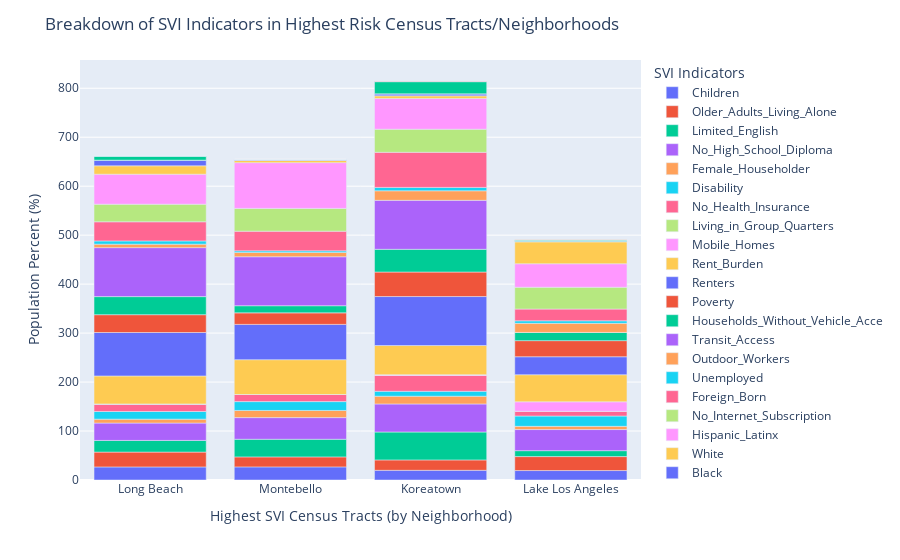

The notebook cell saved with this chart:
### Markdown cell above
Now it's time to display the data as a stacked bar chart!

### Code cell
# make a stacked bar chart
fig = px.bar(featured,
       x='name',
       y=svi_indicators,
      #color='grp_description', # this creates the "stack"
        labels={'Social Vulnerability Indicators'})

fig.update_traces(textposition='outside')
#adding titles
fig.update_layout(
    title='Breakdown of SVI Indicators in Highest Risk Census Tracts/Neighborhoods',
    yaxis=dict(title='Population Percent (%)'),
    xaxis=dict(title='Highest SVI Census Tracts (by Neighborhood)'),
    legend=dict(title='SVI Indicators')

)

fig.show()

### Figure 1 — Plotly figure (JSON) as saved in the notebook; plotly's stock layout.template omitted (floating-point values rounded to 4 significant figures)
{"data": [{"alignmentgroup": "True", "hovertemplate": "variable=Children<br>name=%{x}<br>value=%{y}<extra></extra>", "legendgroup": "Children", "marker": {"color": "#636efa", "pattern": {"shape": ""}}, "name": "Children", "offsetgroup": "Children", "orientation": "v", "showlegend": true, "textposition": "outside", "type": "bar", "x": ["Long Beach", "Montebello", "Koreatown", "Lake Los Angeles"], "xaxis": "x", "y": [26.7, 26.8, 19.8, 19.3], "yaxis": "y"}, {"alignmentgroup": "True", "hovertemplate": "variable=Older_Adults_Living_Alone<br>name=%{x}<br>value=%{y}<extra></extra>", "legendgroup": "Older_Adults_Living_Alone", "marker": {"color": "#EF553B", "pattern": {"shape": ""}}, "name": "Older_Adults_Living_Alone", "offsetgroup": "Older_Adults_Living_Alone", "orientation": "v", "showlegend": true, "textposition": "outside", "type": "bar", "x": ["Long Beach", "Montebello", "Koreatown", "Lake Los Angeles"], "xaxis": "x", "y": [30.3, 20.4, 21.2, 28.5], "yaxis": "y"}, {"alignmentgroup": "True", "hovertemplate": "variable=Limited_English<br>name=%{x}<br>value=%{y}<extra></extra>", "legendgroup": "Limited_English", "marker": {"color": "#00cc96", "pattern": {"shape": ""}}, "name": "Limited_English", "offsetgroup": "Limited_English", "orientation": "v", "showlegend": true, "textposition": "outside", "type": "bar", "x": ["Long Beach", "Montebello", "Koreatown", "Lake Los Angeles"], "xaxis": "x", "y": [23.8, 36, 57, 12.1], "yaxis": "y"}, {"alignmentgroup": "True", "hovertemplate": "variable=No_High_School_Diploma<br>name=%{x}<br>value=%{y}<extra></extra>", "legendgroup": "No_High_School_Diploma", "marker": {"color": "#ab63fa", "pattern": {"shape": ""}}, "name": "No_High_School_Diploma", "offsetgroup": "No_High_School_Diploma", "orientation": "v", "showlegend": true, "textposition": "outside", "type": "bar", "x": ["Long Beach", "Montebello", "Koreatown", "Lake Los Angeles"], "xaxis": "x", "y": [35.5, 44.2, 57.3, 43.1], "yaxis": "y"}, {"alignmentgroup": "True", "hovertemplate": "variable=Female_Householder<br>name=%{x}<br>value=%{y}<extra></extra>", "legendgroup": "Female_Householder", "marker": {"color": "#FFA15A", "pattern": {"shape": ""}}, "name": "Female_Householder", "offsetgroup": "Female_Householder", "orientation": "v", "showlegend": true, "textposition": "outside", "type": "bar", "x": ["Long Beach", "Montebello", "Koreatown", "Lake Los Angeles"], "xaxis": "x", "y": [8, 14.6, 15.8, 6.6], "yaxis": "y"}, {"alignmentgroup": "True", "hovertemplate": "variable=Disability<br>name=%{x}<br>value=%{y}<extra></extra>", "legendgroup": "Disability", "marker": {"color": "#19d3f3", "pattern": {"shape": ""}}, "name": "Disability", "offsetgroup": "Disability", "orientation": "v", "showlegend": true, "textposition": "outside", "type": "bar", "x": ["Long Beach", "Montebello", "Koreatown", "Lake Los Angeles"], "xaxis": "x", "y": [15.6, 18.1, 10.1, 21.1], "yaxis": "y"}, {"alignmentgroup": "True", "hovertemplate": "variable=No_Health_Insurance<br>name=%{x}<br>value=%{y}<extra></extra>", "legendgroup": "No_Health_Insurance", "marker": {"color": "#FF6692", "pattern": {"shape": ""}}, "name": "No_Health_Insurance", "offsetgroup": "No_Health_Insurance", "orientation": "v", "showlegend": true, "textposition": "outside", "type": "bar", "x": ["Long Beach", "Montebello", "Koreatown", "Lake Los Angeles"], "xaxis": "x", "y": [14.9, 14.5, 32.6, 9.9], "yaxis": "y"}, {"alignmentgroup": "True", "hovertemplate": "variable=Living_in_Group_Quarters<br>name=%{x}<br>value=%{y}<extra></extra>", "legendgroup": "Living_in_Group_Quarters", "marker": {"color": "#B6E880", "pattern": {"shape": ""}}, "name": "Living_in_Group_Quarters", "offsetgroup": "Living_in_Group_Quarters", "orientation": "v", "showlegend": true, "textposition": "outside", "type": "bar", "x": ["Long Beach", "Montebello", "Koreatown", "Lake Los Angeles"], "xaxis": "x", "y": [0.6, 0, 0, 0], "yaxis": "y"}, {"alignmentgroup": "True", "hovertemplate": "variable=Mobile_Homes<br>name=%{x}<br>value=%{y}<extra></extra>", "legendgroup": "Mobile_Homes", "marker": {"color": "#FF97FF", "pattern": {"shape": ""}}, "name": "Mobile_Homes", "offsetgroup": "Mobile_Homes", "orientation": "v", "showlegend": true, "textposition": "outside", "type": "bar", "x": ["Long Beach", "Montebello", "Koreatown", "Lake Los Angeles"], "xaxis": "x", "y": [0, 0, 1.3, 19.1], "yaxis": "y"}, {"alignmentgroup": "True", "hovertemplate": "variable=Rent_Burden<br>name=%{x}<br>value=%{y}<extra></extra>", "legendgroup": "Rent_Burden", "marker": {"color": "#FECB52", "pattern": {"shape": ""}}, "name": "Rent_Burden", "offsetgroup": "Rent_Burden", "orientation": "v", "showlegend": true, "textposition": "outside", "type": "bar", "x": ["Long Beach", "Montebello", "Koreatown", "Lake Los Angeles"], "xaxis": "x", "y": [57.1, 71.1, 59.5, 55.3], "yaxis": "y"}, {"alignmentgroup": "True", "hovertemplate": "variable=Renters<br>name=%{x}<br>value=%{y}<extra></extra>", "legendgroup": "Renters", "marker": {"color": "#636efa", "pattern": {"shape": ""}}, "name": "Renters", "offsetgroup": "Renters", "orientation": "v", "showlegend": true, "textposition": "outside", "type": "bar", "x": ["Long Beach", "Montebello", "Koreatown", "Lake Los Angeles"], "xaxis": "x", "y": [88.7, 72.1, 100, 36.7], "yaxis": "y"}, {"alignmentgroup": "True", "hovertemplate": "variable=Poverty<br>name=%{x}<br>value=%{y}<extra></extra>", "legendgroup": "Poverty", "marker": {"color": "#EF553B", "pattern": {"shape": ""}}, "name": "Poverty", "offsetgroup": "Poverty", "orientation": "v", "showlegend": true, "textposition": "outside", "type": "bar", "x": ["Long Beach", "Montebello", "Koreatown", "Lake Los Angeles"], "xaxis": "x", "y": [36.4, 23.5, 50.1, 32.9], "yaxis": "y"}, {"alignmentgroup": "True", "hovertemplate": "variable=Households_Without_Vehicle_Acce<br>name=%{x}<br>value=%{y}<extra></extra>", "legendgroup": "Households_Without_Vehicle_Acce", "marker": {"color": "#00cc96", "pattern": {"shape": ""}}, "name": "Households_Without_Vehicle_Acce", "offsetgroup": "Households_Without_Vehicle_Acce", "orientation": "v", "showlegend": true, "textposition": "outside", "type": "bar", "x": ["Long Beach", "Montebello", "Koreatown", "Lake Los Angeles"], "xaxis": "x", "y": [36.9, 14.6, 46.4, 16.8], "yaxis": "y"}, {"alignmentgroup": "True", "hovertemplate": "variable=Transit_Access<br>name=%{x}<br>value=%{y}<extra></extra>", "legendgroup": "Transit_Access", "marker": {"color": "#ab63fa", "pattern": {"shape": ""}}, "name": "Transit_Access", "offsetgroup": "Transit_Access", "orientation": "v", "showlegend": true, "textposition": "outside", "type": "bar", "x": ["Long Beach", "Montebello", "Koreatown", "Lake Los Angeles"], "xaxis": "x", "y": [100, 100, 100, 0], "yaxis": "y"}, {"alignmentgroup": "True", "hovertemplate": "variable=Outdoor_Workers<br>name=%{x}<br>value=%{y}<extra></extra>", "legendgroup": "Outdoor_Workers", "marker": {"color": "#FFA15A", "pattern": {"shape": ""}}, "name": "Outdoor_Workers", "offsetgroup": "Outdoor_Workers", "orientation": "v", "showlegend": true, "textposition": "outside", "type": "bar", "x": ["Long Beach", "Montebello", "Koreatown", "Lake Los Angeles"], "xaxis": "x", "y": [7.1, 8.8, 19.5, 18.5], "yaxis": "y"}, {"alignmentgroup": "True", "hovertemplate": "variable=Unemployed<br>name=%{x}<br>value=%{y}<extra></extra>", "legendgroup": "Unemployed", "marker": {"color": "#19d3f3", "pattern": {"shape": ""}}, "name": "Unemployed", "offsetgroup": "Unemployed", "orientation": "v", "showlegend": true, "textposition": "outside", "type": "bar", "x": ["Long Beach", "Montebello", "Koreatown", "Lake Los Angeles"], "xaxis": "x", "y": [6.6, 3.2, 6.9, 5.2], "yaxis": "y"}, {"alignmentgroup": "True", "hovertemplate": "variable=Foreign_Born<br>name=%{x}<br>value=%{y}<extra></extra>", "legendgroup": "Foreign_Born", "marker": {"color": "#FF6692", "pattern": {"shape": ""}}, "name": "Foreign_Born", "offsetgroup": "Foreign_Born", "orientation": "v", "showlegend": true, "textposition": "outside", "type": "bar", "x": ["Long Beach", "Montebello", "Koreatown", "Lake Los Angeles"], "xaxis": "x", "y": [39.1, 40.2, 71.7, 24], "yaxis": "y"}, {"alignmentgroup": "True", "hovertemplate": "variable=No_Internet_Subscription<br>name=%{x}<br>value=%{y}<extra></extra>", "legendgroup": "No_Internet_Subscription", "marker": {"color": "#B6E880", "pattern": {"shape": ""}}, "name": "No_Internet_Subscription", "offsetgroup": "No_Internet_Subscription", "orientation": "v", "showlegend": true, "textposition": "outside", "type": "bar", "x": ["Long Beach", "Montebello", "Koreatown", "Lake Los Angeles"], "xaxis": "x", "y": [35.9, 46.5, 47.2, 44.5], "yaxis": "y"}, {"alignmentgroup": "True", "hovertemplate": "variable=Hispanic_Latinx<br>name=%{x}<br>value=%{y}<extra></extra>", "legendgroup": "Hispanic_Latinx", "marker": {"color": "#FF97FF", "pattern": {"shape": ""}}, "name": "Hispanic_Latinx", "offsetgroup": "Hispanic_Latinx", "orientation": "v", "showlegend": true, "textposition": "outside", "type": "bar", "x": ["Long Beach", "Montebello", "Koreatown", "Lake Los Angeles"], "xaxis": "x", "y": [61.3, 93.5, 62.7, 48], "yaxis": "y"}, {"alignmentgroup": "True", "hovertemplate": "variable=White<br>name=%{x}<br>value=%{y}<extra></extra>", "legendgroup": "White", "marker": {"color": "#FECB52", "pattern": {"shape": ""}}, "name": "White", "offsetgroup": "White", "orientation": "v", "showlegend": true, "textposition": "outside", "type": "bar", "x": ["Long Beach", "Montebello", "Koreatown", "Lake Los Angeles"], "xaxis": "x", "y": [17.1, 4.5, 5.4, 44.7], "yaxis": "y"}, {"alignmentgroup": "True", "hovertemplate": "variable=Black<br>name=%{x}<br>value=%{y}<extra></extra>", "legendgroup": "Black", "marker": {"color": "#636efa", "pattern": {"shape": ""}}, "name": "Black", "offsetgroup": "Black", "orientation": "v", "showlegend": true, "textposition": "outside", "type": "bar", "x": ["Long Beach", "Montebello", "Koreatown", "Lake Los Angeles"], "xaxis": "x", "y": [11.2, 1.3, 4.1, 1.5], "yaxis": "y"}, {"alignmentgroup": "True", "hovertemplate": "variable=Native_Tribal<br>name=%{x}<br>value=%{y}<extra></extra>", "legendgroup": "Native_Tribal", "marker": {"color": "#EF553B", "pattern": {"shape": ""}}, "name": "Native_Tribal", "offsetgroup": "Native_Tribal", "orientation": "v", "showlegend": true, "textposition": "outside", "type": "bar", "x": ["Long Beach", "Montebello", "Koreatown", "Lake Los Angeles"], "xaxis": "x", "y": [0.4, 0, 0, 0], "yaxis": "y"}, {"alignmentgroup": "True", "hovertemplate": "variable=Asian<br>name=%{x}<br>value=%{y}<extra></extra>", "legendgroup": "Asian", "marker": {"color": "#00cc96", "pattern": {"shape": ""}}, "name": "Asian", "offsetgroup": "Asian", "orientation": "v", "showlegend": true, "textposition": "outside", "type": "bar", "x": ["Long Beach", "Montebello", "Koreatown", "Lake Los Angeles"], "xaxis": "x", "y": [8.2, 0.7, 24.8, 2.2], "yaxis": "y"}, {"alignmentgroup": "True", "hovertemplate": "variable=NHOPI<br>name=%{x}<br>value=%{y}<extra></extra>", "legendgroup": "NHOPI", "marker": {"color": "#ab63fa", "pattern": {"shape": ""}}, "name": "NHOPI", "offsetgroup": "NHOPI", "orientation": "v", "showlegend": true, "textposition": "outside", "type": "bar", "x": ["Long Beach", "Montebello", "Koreatown", "Lake Los Angeles"], "xaxis": "x", "y": [0, 0, 0.8, 0], "yaxis": "y"}, {"alignmentgroup": "True", "hovertemplate": "variable=Other_Race<br>name=%{x}<br>value=%{y}<extra></extra>", "legendgroup": "Other_Race", "marker": {"color": "#FFA15A", "pattern": {"shape": ""}}, "name": "Other_Race", "offsetgroup": "Other_Race", "orientation": "v", "showlegend": true, "textposition": "outside", "type": "bar", "x": ["Long Beach", "Montebello", "Koreatown", "Lake Los Angeles"], "xaxis": "x", "y": [0, 0, 0.6, 0.7], "yaxis": "y"}], "layout": {"autosize": true, "barmode": "relative", "legend": {"title": {"text": "SVI Indicators"}, "tracegroupgap": 0}, "margin": {"t": 60}, "title": {"text": "Breakdown of SVI Indicators in Highest Risk Census Tracts/Neighborhoods"}, "xaxis": {"anchor": "y", "autorange": true, "domain": [0, 1], "range": [-0.5, 3.5], "title": {"text": "Highest SVI Census Tracts (by Neighborhood)"}, "type": "category"}, "yaxis": {"anchor": "x", "autorange": true, "domain": [0, 1], "range": [0, 857.7], "title": {"text": "Population Percent (%)"}, "type": "linear"}}}
